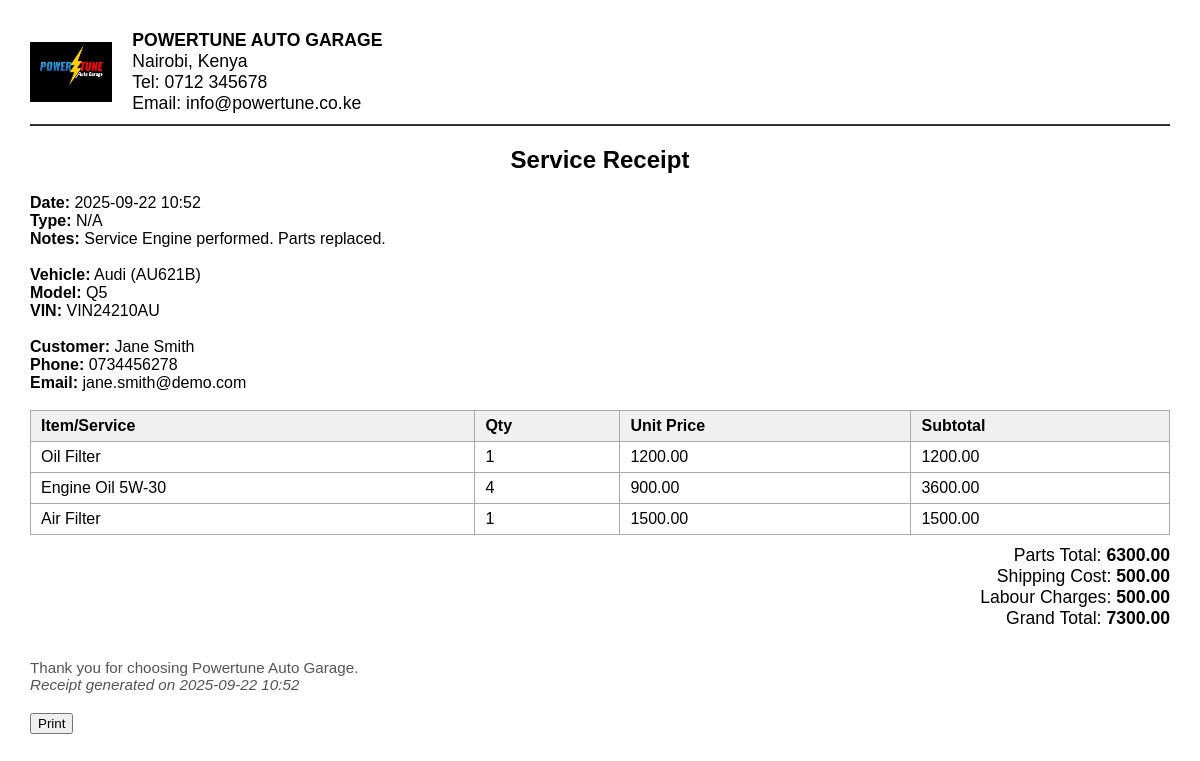
/visit/8/print (signed in), run on the app's committed database.
### app.py (models this page shows)
class ServiceVisit(db.Model):
    id = db.Column(db.Integer, primary_key=True)
    vehicle_id = db.Column(db.Integer, db.ForeignKey('vehicle.id'), nullable=False)
    date = db.Column(db.DateTime, nullable=False, default=datetime.utcnow)
    notes = db.Column(db.String(255))
    visit_category = db.Column(db.String(100))  # instead of visit_type
    labour = db.Column(db.Float, default=0.0)
    items = db.relationship('ServiceItem', backref='visit', lazy=True)

class Vehicle(db.Model):
    id = db.Column(db.Integer, primary_key=True)
    name = db.Column(db.String(100), nullable=False)  # Vehicle name
    model = db.Column(db.String(100), nullable=False)
    plate = db.Column(db.String(20), unique=True, nullable=False)
    vin_number = db.Column(db.String(100), nullable=True)
    type = db.Column(db.String(50), nullable=True)  # electrical, mechanical, or service
    status = db.Column(db.String(50), nullable=False)
    date_booked = db.Column(db.String(20), nullable=True)
    technician = db.Column(db.String(100), nullable=True)  # Technician working on vehicle
    history = db.Column(db.Text, nullable=True)  # Track work done
    customer_id = db.Column(db.Integer, db.ForeignKey('customer.id'), nullable=True)
    customer = db.relationship('Customer', backref='vehicles')

class Customer(db.Model):
    id = db.Column(db.Integer, primary_key=True)
    name = db.Column(db.String(100), nullable=False)
    phone = db.Column(db.String(20), nullable=False)
    email = db.Column(db.String(100), nullable=False)

class ServiceItem(db.Model):
    id = db.Column(db.Integer, primary_key=True)
    visit_id = db.Column(db.Integer, db.ForeignKey('service_visit.id'), nullable=False)
    item_name = db.Column(db.String(100), nullable=False)
    part_number = db.Column(db.String(100), nullable=True)  # <-- Add this line
    quantity = db.Column(db.Integer, nullable=False, default=1)
    price = db.Column(db.Float, nullable=False, default=0.0)
    labour = db.Column(db.Float, nullable=False, default=0.0)

### app.py (the view)
@app.route('/visit/<int:visit_id>/print')
@login_required
def print_visit(visit_id):
    visit = ServiceVisit.query.get_or_404(visit_id)
    vehicle = Vehicle.query.get_or_404(visit.vehicle_id)
    customer = vehicle.customer
    items = visit.items
    parts_total = sum(item.quantity * item.price for item in items)
    items_labour_total = sum(item.labour or 0 for item in items)
    visit_labour = visit.labour or 0
    grand_total = parts_total + items_labour_total + visit_labour
    return render_template(
        'print_visit.html',
        visit=visit,
        vehicle=vehicle,
        customer=customer,
        items=items,
        parts_total=parts_total,
        items_labour_total=items_labour_total,
        visit_labour=visit_labour,
        grand_total=grand_total
    )

### app.py (called while the page is built)
def login_required(f):
    from functools import wraps
    @wraps(f)
    def decorated_function(*args, **kwargs):
        if 'user_id' not in session:
            flash('Please log in to access this page.', 'warning')
            return redirect(url_for('login'))
        return f(*args, **kwargs)
    return decorated_function

### templates/print_visit.html (shortened to what this page needs)
<!DOCTYPE html>
<html lang="en">
<head>
</head>
<body>
    <div class="header">
        <img src="{{ url_for('static', filename='powertune.jpg') }}" alt="Logo" class="logo">
        <div class="garage-details">
            <strong>POWERTUNE AUTO GARAGE</strong><br>
            Nairobi, Kenya<br>
            Tel: 0712 345678<br>
            Email: info@powertune.co.ke
        </div>
    </div>
    <h2 style="text-align:center;">Service Receipt</h2>
    <div class="section">
        <strong>Date:</strong> {{ visit.date.strftime('%Y-%m-%d %H:%M') }}<br>
        <strong>Type:</strong> {{ visit.visit_type or 'N/A' }}<br>
        <strong>Notes:</strong> {{ visit.notes or '-' }}
    </div>
    <div class="section">
        <strong>Vehicle:</strong> {{ vehicle.name }} ({{ vehicle.plate }})<br>
        <strong>Model:</strong> {{ vehicle.model }}<br>
        <strong>VIN:</strong> {{ vehicle.vin_number or '-' }}
    </div>
    <div class="section">
        <strong>Customer:</strong> {{ customer.name }}<br>
        <strong>Phone:</strong> {{ customer.phone }}<br>
        <strong>Email:</strong> {{ customer.email }}
    </div>
    <div class="section">
        <table class="table">
            <thead>
                <tr>
                    <th>Item/Service</th>
                    <th>Qty</th>
                    <th>Unit Price</th>
                    <th>Subtotal</th>
                </tr>
            </thead>
            <tbody>
                {% for item in items %}
                <tr>
                    <td>{{ item.item_name }}</td>
                    <td>{{ item.quantity }}</td>
                    <td>{{ "%.2f"|format(item.price) }}</td>
                    <td>{{ "%.2f"|format(item.quantity * item.price) }}</td>
                </tr>
                {% endfor %}
            </tbody>
        </table>
        <div class="summary right">
            <div>Parts Total: <strong>{{ "%.2f"|format(parts_total) }}</strong></div>
            <div>Shipping Cost: <strong>{{ "%.2f"|format(items_labour_total) }}</strong></div>
            <div>Labour Charges: <strong>{{ "%.2f"|format(visit_labour) }}</strong></div>
            <div>Grand Total: <strong>{{ "%.2f"|format(grand_total) }}</strong></div>
        </div>
    </div>
    <div style="margin-top:30px; font-size:0.95em; color:#555;">
        Thank you for choosing Powertune Auto Garage.<br>
        <span style="font-style:italic;">Receipt generated on {{ visit.date.strftime('%Y-%m-%d %H:%M') }}</span>
    </div>
    <button class="no-print" onclick="window.print()" style="margin-top:20px;">Print</button>
</body>
</html>

### templates/print_visit.html (style rules this page uses)
body { font-family: Arial, sans-serif; margin: 30px; }
.header { display: flex; align-items: center; border-bottom: 2px solid #333; padding-bottom: 10px; margin-bottom: 20px; }
.logo { height: 60px; margin-right: 20px; }
.garage-details { font-size: 1.1em; }
.section { margin-bottom: 18px; }
.table { width: 100%; border-collapse: collapse; margin-bottom: 10px; }
.table th, .table td { border: 1px solid #aaa; padding: 6px 10px; text-align: left; }
.table th { background: #f0f0f0; }
.summary { font-size: 1.1em; }
.right { text-align: right; }

### data on the page
ServiceVisit: date "2025-09-22 10:52", notes "Service Engine performed. Parts replaced.", labour "500.00"
Vehicle: name "Audi", plate "AU621B", model "Q5", vin_number "VIN24210AU"
Customer: name "Jane Smith", phone "0734456278", email "jane.smith@demo.com"
ServiceItem: item_name "Oil Filter", quantity "1", price "1200.00", item.quantity*item.price "1200.00"
ServiceItem: item_name "Engine Oil 5W-30", quantity "4", price "900.00", item.quantity*item.price "3600.00"
ServiceItem: item_name "Air Filter", quantity "1", price "1500.00", item.quantity*item.price "1500.00"

### other printed values
{{ visit.visit_type or 'N/A' }} "N/A"
{{ "%.2f"|format(parts_total) }} "6300.00"
{{ "%.2f"|format(items_labour_total) }} "500.00"
{{ "%.2f"|format(grand_total) }} "7300.00"
